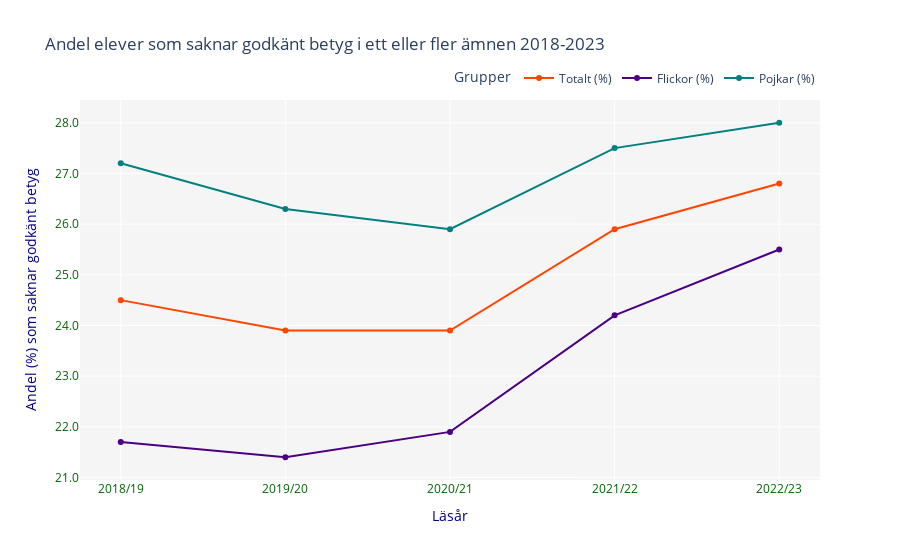

Write notebook code for a chart like this one.
### Markdown cell above
## Plot task 1 

- Extracts data from the first 5 rows and selected columns of the Dataframe ('df_betyg_T1B'). Rename columns for clarity, create a line chart using plotly to show the trend
- of students without passing grades over different school years. The chart is customized in diffrents ways for better readability. Saves the chart as an html file.

### Code cell
import plotly.express as px

# Select relevant data: first 5 rows, columns for year and percentages
df_focused_failed = df_betyg_T1b.iloc[:5, [0, 7, 8, 9]].copy()

# Rename columns for clarity in the plot
df_focused_failed.columns = ['Läsår', 'Totalt (%)', 'Flickor (%)', 'Pojkar (%)']

# Create the linechart with Plotly with the new data
fig = px.line(df_focused_failed, x='Läsår', y=['Totalt (%)', 'Flickor (%)', 'Pojkar (%)'], 
              title="Andel elever som saknar godkänt betyg i ett eller fler ämnen 2018-2023",
              labels={"value": "Andel (%)", "variable": "Grupp"},
              markers=True, # Add markers for each data point
              color_discrete_map={ # Assign custom colors
                  'Totalt (%)': 'orangered',  
                  'Flickor (%)': 'indigo',  
                  'Pojkar (%)': 'teal'  
              })

# Update the layout of the figure for a cleaner presentation
fig.update_layout(yaxis_tickformat = '.1f', # Formats the y-axis ticks to show numbers with one decimal 
                  xaxis_title="Läsår", 
                  yaxis_title="Andel (%) som saknar godkänt betyg", 
                  legend=dict(title="Grupper",orientation="h",yanchor="bottom",y=1.02,xanchor="right",x=1), # Customizes the legend's appearance and position
                  paper_bgcolor="white", plot_bgcolor="whitesmoke",
                  xaxis=dict(title_font=dict(size=14, color='DarkBlue'), # Adjusts the font size and color of the x-axis title
                  tickfont=dict(size=12, color='DarkGreen'), # Adjusts the font size and color of the x-axis tick labels
                  ),yaxis=dict(
                  title_font=dict(size=14, color='DarkBlue'),
                  tickfont=dict(size=12, color='DarkGreen'),
                  tickformat='.1f', # Ensures that tick labels on the y-axis have one decimal place
    )
)


fig.write_html("../Labb2/Visualiseringar/Uppgift_1_a_Andel_elever_saknar_betyg.html") #Save the chart as a html file.

fig.show()

### Figure 1 — Plotly figure (JSON) as saved in the notebook; plotly's stock layout.template omitted (floating-point values rounded to 4 significant figures)
{"data": [{"hovertemplate": "Grupp=Totalt (%)<br>Läsår=%{x}<br>Andel (%)=%{y}<extra></extra>", "legendgroup": "Totalt (%)", "line": {"color": "orangered", "dash": "solid"}, "marker": {"symbol": "circle"}, "mode": "lines+markers", "name": "Totalt (%)", "orientation": "v", "showlegend": true, "type": "scatter", "x": ["2018/19", "2019/20", "2020/21", "2021/22", "2022/23"], "xaxis": "x", "y": [24.5, 23.9, 23.9, 25.9, 26.8], "yaxis": "y"}, {"hovertemplate": "Grupp=Flickor (%)<br>Läsår=%{x}<br>Andel (%)=%{y}<extra></extra>", "legendgroup": "Flickor (%)", "line": {"color": "indigo", "dash": "solid"}, "marker": {"symbol": "circle"}, "mode": "lines+markers", "name": "Flickor (%)", "orientation": "v", "showlegend": true, "type": "scatter", "x": ["2018/19", "2019/20", "2020/21", "2021/22", "2022/23"], "xaxis": "x", "y": [21.7, 21.4, 21.9, 24.2, 25.5], "yaxis": "y"}, {"hovertemplate": "Grupp=Pojkar (%)<br>Läsår=%{x}<br>Andel (%)=%{y}<extra></extra>", "legendgroup": "Pojkar (%)", "line": {"color": "teal", "dash": "solid"}, "marker": {"symbol": "circle"}, "mode": "lines+markers", "name": "Pojkar (%)", "orientation": "v", "showlegend": true, "type": "scatter", "x": ["2018/19", "2019/20", "2020/21", "2021/22", "2022/23"], "xaxis": "x", "y": [27.2, 26.3, 25.9, 27.5, 28], "yaxis": "y"}], "layout": {"legend": {"orientation": "h", "title": {"text": "Grupper"}, "tracegroupgap": 0, "x": 1, "xanchor": "right", "y": 1.02, "yanchor": "bottom"}, "paper_bgcolor": "white", "plot_bgcolor": "whitesmoke", "title": {"text": "Andel elever som saknar godkänt betyg i ett eller fler ämnen 2018-2023"}, "xaxis": {"anchor": "y", "domain": [0, 1], "tickfont": {"color": "DarkGreen", "size": 12}, "title": {"font": {"color": "DarkBlue", "size": 14}, "text": "Läsår"}}, "yaxis": {"anchor": "x", "domain": [0, 1], "tickfont": {"color": "DarkGreen", "size": 12}, "tickformat": ".1f", "title": {"font": {"color": "DarkBlue", "size": 14}, "text": "Andel (%) som saknar godkänt betyg"}}}}
